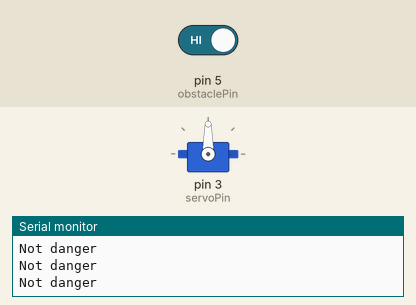
Bench run of a sketch on a simulated Arduino Uno, built with avr-gcc and run on an emulated ATmega328P. Parts: servo, the last lines printed to the serial monitor. Inputs (shaded band) come from the test bench; at power-on: pin 5 (obstaclePin) HIGH.

Above: at 2.8 s.
2.9 s: pin 5 (obstaclePin) driven LOW
At 3.4 s:
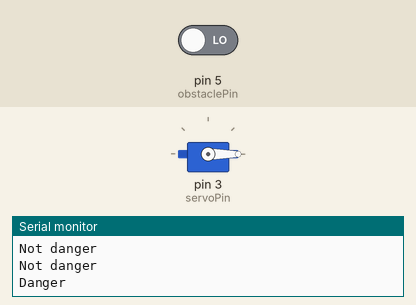
4.5 s: pin 5 (obstaclePin) driven HIGH
At 6.2 s:
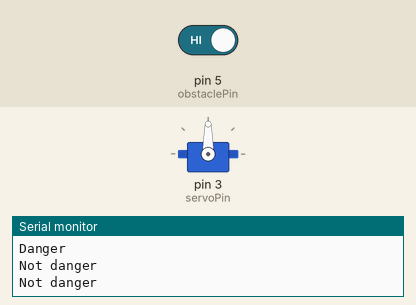
Timing chart, 0 to 7.7 s (numbered marks = the images above; inputs shaded):
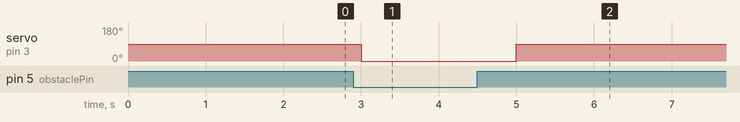

The sketch:

railway_system.ino
```cpp
#include <Servo.h>
int obstaclePin = 5;
int hasObstacle ;
int servoPin = 3;
Servo Servo1;
void setup() {
  pinMode(obstaclePin, INPUT);
  Serial.begin(9600);
   Servo1.attach(servoPin);
}
void loop() {
  hasObstacle = digitalRead(obstaclePin);
  if (hasObstacle == LOW)
  {
    Serial.println("Danger");
      Servo1.write(0);
   delay(1000);
  }
  else
  {
    Serial.println("Not danger");
  Servo1.write(90);
   delay(1000);
  }

}
```

Measured:
- after the input at 2.9 s, servo on pin 3 (servoPin): 90° → 0° after 0.10 s
- after the input at 4.5 s, servo on pin 3 (servoPin): 0° → 90° after 0.50 s
